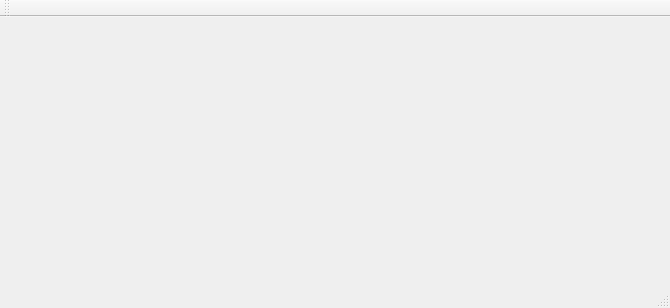
<?xml version="1.0" encoding="UTF-8"?>
<ui version="4.0">
 <class>MainWindow</class>
 <widget class="QMainWindow" name="MainWindow">
  <property name="geometry">
   <rect>
    <x>0</x>
    <y>0</y>
    <width>670</width>
    <height>308</height>
   </rect>
  </property>
  <property name="windowTitle">
   <string>MainWindow</string>
  </property>
  <widget class="QWidget" name="centralWidget"/>
  <widget class="QMenuBar" name="menuBar">
   <property name="geometry">
    <rect>
     <x>0</x>
     <y>0</y>
     <width>670</width>
     <height>23</height>
    </rect>
   </property>
  </widget>
  <widget class="QToolBar" name="mainToolBar">
   <attribute name="toolBarArea">
    <enum>TopToolBarArea</enum>
   </attribute>
   <attribute name="toolBarBreak">
    <bool>false</bool>
   </attribute>
  </widget>
  <widget class="QStatusBar" name="statusBar"/>
 </widget>
 <layoutdefault spacing="6" margin="11"/>
 <resources/>
 <connections/>
</ui>
